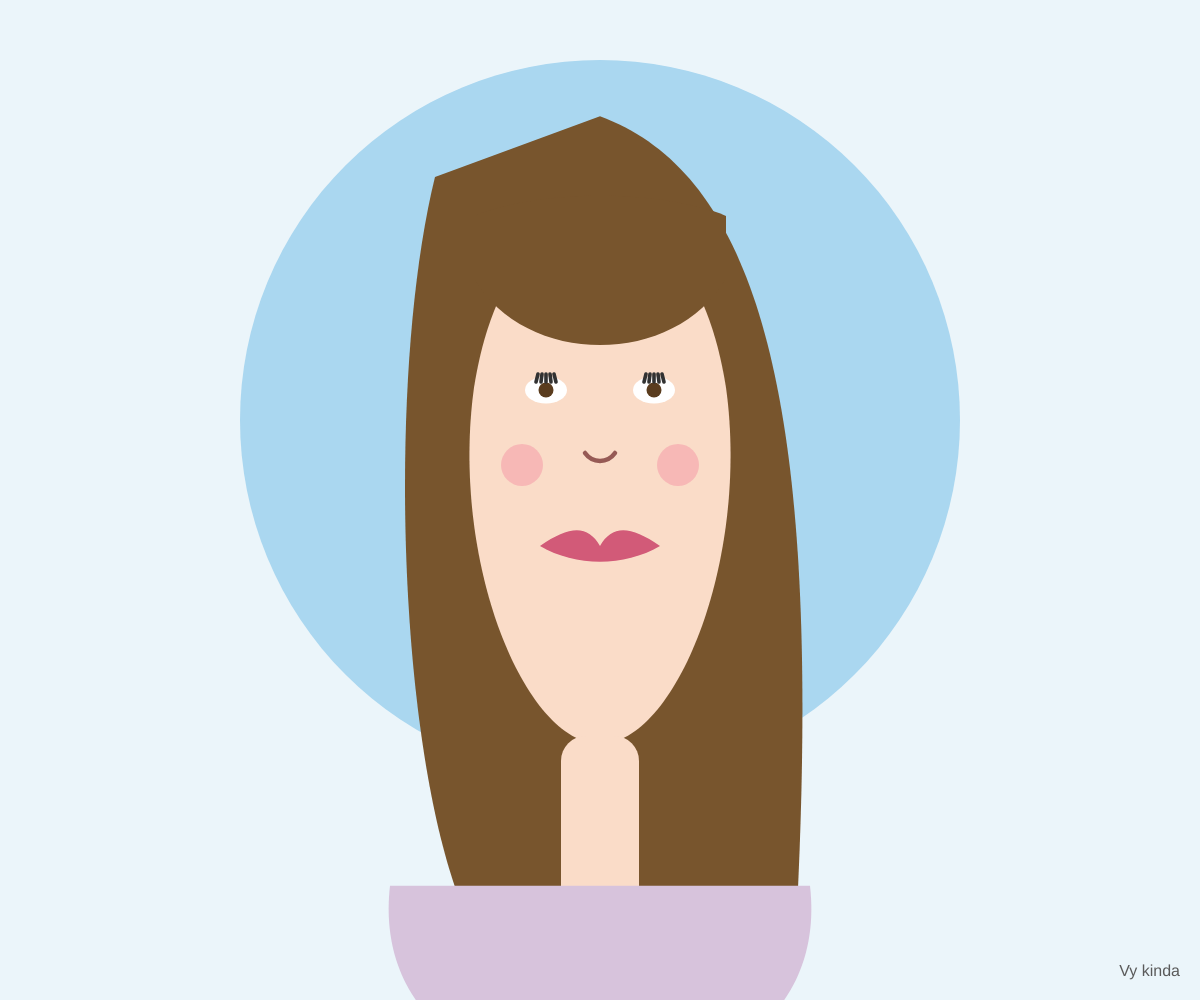
Frame 1 (no input)
Frame 2 (the mouse pressed at the canvas centre, redrawn once): identical to frame 1, image omitted

The p5.js sketch that drew this single still picture (run headless with seeded random() and noise() and a simulated clock; the mouse was pressed at the canvas centre and the sketch redrawn once):

// p5.js sketch
// ── sketch.js
/*
----------------------------------------------------
Name: Vy Nguyen
Email: nguyen.ngocla@northeastern.edu
Course: Lab for Prototyping with Code
Lab #: Lab 5
Assignment #: Assignment 3
Title: "Constructed Self"
----------------------------------------------------

Concept:
This self-portrait represents me through simplified
geometric forms. Long hair that kinda frames the face,
while lashes and blush emphasize femininity and
expression. Shapes and positions are programmatic
and responsive to screen size.
----------------------------------------------------
*/
function setup() {
  createCanvas(windowWidth, windowHeight);
  noLoop();
}

function windowResized() {
  resizeCanvas(windowWidth, windowHeight);
  redraw();
}

function draw() {
  background(235, 245, 250);

  let cx = width * 0.5;
  let cy = height * 0.42;
  let faceW = min(width, height) * 0.3;
  let faceH = faceW * 1.35;

  drawBackdrop(cx, cy, faceW);

  // BACK → FRONT ORDER (IMPORTANT)
  drawHairBack(cx, cy, faceW, faceH);
  drawFace(cx, cy, faceW, faceH);
  drawFrontHairCap(cx, cy, faceW, faceH);
  drawFrontStrands(cx, cy, faceW, faceH);
  drawNose(cx, cy, faceW);
  drawEyes(cx, cy, faceW);
  drawBlush(cx, cy, faceW);
  drawLips(cx, cy, faceW);
  drawNeckAndBody(cx, cy, faceW, faceH);

  drawTitle();
}

/* ---------- BACKGROUND ---------- */
function drawBackdrop(cx, cy, w) {
  noStroke();
  fill(170, 215, 240);
  ellipse(cx, cy, w * 2.4);
}

/* ---------- BACK HAIR ---------- */
function drawHairBack(cx, cy, w, h) {
  noStroke();
  fill(120, 85, 45);

  beginShape();
  vertex(cx - w * 0.55, cy - h * 0.6);

  bezierVertex(
    cx - w * 0.75, cy,
    cx - w * 0.65, cy + h * 1.3,
    cx - w * 0.25, cy + h * 1.4
  );

  bezierVertex(
    cx, cy + h * 1.45,
    cx + w * 0.25, cy + h * 1.4,
    cx + w * 0.65, cy + h * 1.3
  );

  bezierVertex(
    cx + w * 0.75, cy,
    cx + w * 0.55, cy - h * 0.6,
    cx, cy - h * 0.75
  );

  endShape(CLOSE);
}

/* ---------- FACE ---------- */
function drawFace(cx, cy, w, h) {
  noStroke();
  fill(250, 220, 200);

  beginShape();
  vertex(cx - w * 0.42, cy - h * 0.08);

  bezierVertex(
    cx - w * 0.5, cy + h * 0.35,
    cx - w * 0.25, cy + h * 0.8,
    cx, cy + h * 0.8
  );

  bezierVertex(
    cx + w * 0.25, cy + h * 0.8,
    cx + w * 0.5, cy + h * 0.35,
    cx + w * 0.42, cy - h * 0.08
  );

  bezierVertex(
    cx + w * 0.3, cy - h * 0.65,
    cx - w * 0.3, cy - h * 0.65,
    cx - w * 0.42, cy - h * 0.08
  );

  endShape(CLOSE);
}

/* ---------- FRONT HAIR CAP (FOREHEAD COVER) ---------- */
function drawFrontHairCap(cx, cy, w, h) {
  noStroke();
  fill(120, 85, 45);

  let y = cy - h * 0.35;
  let capH = h * 0.22;

  beginShape();
  vertex(cx - w * 0.42, y);

  bezierVertex(
    cx - w * 0.25, y + capH,
    cx + w * 0.25, y + capH,
    cx + w * 0.42, y
  );

  vertex(cx + w * 0.42, y - capH * 0.7);

  bezierVertex(
    cx + w * 0.2, y - capH,
    cx - w * 0.2, y - capH,
    cx - w * 0.42, y - capH * 0.7
  );

  endShape(CLOSE);
}

/* ---------- FRONT HAIR STRANDS ---------- */
function drawFrontStrands(cx, cy, w, h) {

  noFill();

  endShape();

 
  endShape();
}
/* ---------- NOSE ---------- */
function drawNose(cx, cy, w) {
  noFill();
  stroke(150, 90, 85);          // darker than skin
  strokeWeight(w * 0.015);     // thicker so it shows

  let y = cy + w * 0.11;        // slightly lower
  let noseW = w * 0.05;         // wider U
  let noseH = w * 0.035;        // deeper curve

  beginShape();
  vertex(cx - noseW, y);
  bezierVertex(
    cx - noseW * 0.5, y + noseH,
    cx + noseW * 0.5, y + noseH,
    cx + noseW, y
  );
  endShape();
}


/* ---------- EYES + LASHES ---------- */
function drawEyes(cx, cy, w) {
  let y = cy - w * 0.1;
  let xOff = w * 0.18;

  noStroke();
  fill(255);
  ellipse(cx - xOff, y, w * 0.14, w * 0.09);
  ellipse(cx + xOff, y, w * 0.14, w * 0.09);

  fill(90, 60, 30);
  ellipse(cx - xOff, y, w * 0.05);
  ellipse(cx + xOff, y, w * 0.05);

  stroke(50);
  strokeWeight(w * 0.012);
  for (let i = -2; i <= 2; i++) {
    line(cx - xOff + i * 5, y - 8, cx - xOff + i * 4, y - 16);
    line(cx + xOff + i * 5, y - 8, cx + xOff + i * 4, y - 16);
  }
}

/* ---------- BLUSH ---------- */
function drawBlush(cx, cy, w) {
  noStroke();
  fill(245, 160, 170, 150);
  ellipse(cx - w * 0.26, cy + w * 0.15, w * 0.14);
  ellipse(cx + w * 0.26, cy + w * 0.15, w * 0.14);
}

/* ---------- LIPS ---------- */
function drawLips(cx, cy, w) {
  noStroke();
  fill(210, 90, 120);

  let y = cy + w * 0.42;
  let lipW = w * 0.2;
  let lipH = w * 0.07;

  beginShape();
  vertex(cx - lipW, y);
  bezierVertex(
    cx - lipW * 0.5, y - lipH,
    cx - lipW * 0.2, y - lipH,
    cx, y
  );
  bezierVertex(
    cx + lipW * 0.2, y - lipH,
    cx + lipW * 0.5, y - lipH,
    cx + lipW, y
  );
  bezierVertex(
    cx + lipW * 0.4, y + lipH,
    cx - lipW * 0.4, y + lipH,
    cx - lipW, y
  );
  endShape(CLOSE);
}

/* ---------- NECK + BODY ---------- */
function drawNeckAndBody(cx, cy, w, h) {
  noStroke();

  // Neck (long, connected)
  fill(250, 220, 200);
  rect(cx - w * 0.13, cy + h * 0.78, w * 0.26, h * 0.55, 25);

  // Body
  fill(215, 195, 220);
  beginShape();
  vertex(cx - w * 0.7, cy + h * 1.15);
  bezierVertex(
    cx - w * 0.8, cy + h * 1.8,
    cx + w * 0.8, cy + h * 1.8,
    cx + w * 0.7, cy + h * 1.15
  );
  endShape(CLOSE);
}


/* ---------- TITLE ---------- */
function drawTitle() {
  fill(90);
  noStroke();
  textAlign(RIGHT, BOTTOM);
  textSize(16);
  text("Vy kinda", width - 20, height - 20);
}
